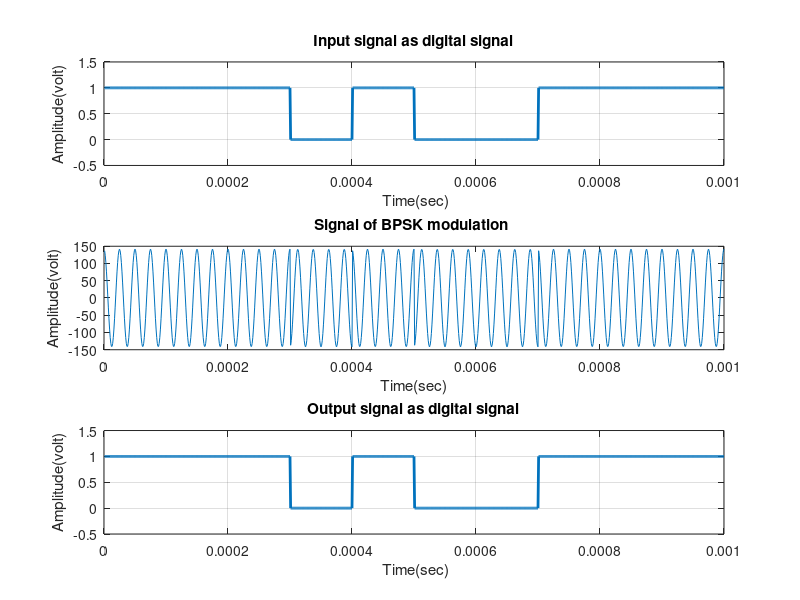

The MATLAB source for this figure:
clc;
clear all;
close all;
% ********************* Define transmitted signal *************************
N=10; % Number of bits , size of transmitted signal x_inp=[x_1 x_2 ... x_N] 
x_inp= round(rand(1,N)); % binary signal 0 or 1 % message to be transmitted 
Tb=0.0001; % bit period (second) 
% ********************* Represent input signal as digital signal ****
x_bit=[]; 
nb=100; % bbit/bit
for n=1:1:N % 
    if x_inp(n)==1 % 
        x_bitt=ones(1,nb);
    else x_inp(n)==0
        x_bitt=zeros(1,nb);
    end
    x_bit=[x_bit x_bitt];
end
t1=Tb/nb:Tb/nb:nb*N*(Tb/nb); % time of the signal 
f1 = figure(1);
set(f1,'color',[1 1 1]);
subplot(3,1,1);
plot(t1,x_bit,'lineWidth',2);grid on;
axis([ 0 Tb*N -0.5 1.5]);
ylabel('Amplitude(volt)');
xlabel(' Time(sec)');
title('Input signal as digital signal');
% ********************* Define BPSK Modulation ****************************
Ac=sqrt(2/Tb); % Amplitude of carrier signal
mc=4; % fc>>fs fc=mc*fs fs=1/Tb
fc=mc*(1/Tb); % carrier frequency for bit 1
fi1=0; % carrier phase for bit 1
fi2=pi; % carrier phase for bit 0
t2=Tb/nb:Tb/nb:Tb; 

t2L=length(t2);
x_mod=[];
for i=1:1:N
    if (x_inp(i)==1)
        x_mod0=Ac*cos(2*pi*fc*t2+fi1);%modulation signal with carrier signal 1
    else
        x_mod0=Ac*cos(2*pi*fc*t2+fi2);%modulation signal with carrier signal 2………
        %put x_mod0=zeros(1,100) to generate BPSK wave
    end
    x_mod=[x_mod x_mod0];
end
t3=Tb/nb:Tb/nb:Tb*N;
subplot(3,1,2);
plot(t3,x_mod);
xlabel('Time(sec)');
ylabel('Amplitude(volt)');
title('Signal of BPSK modulation ');
% ********************* Transmitted signal x ******************************
x=x_mod;
% ********************* Channel model h and w *****************************
h=1; % Fading 
w=10*randn(1,length(x)); % Noise
% ********************* Received signal y *********************************
y=h.*x+w;
% ********************* Define BPSK Demodulation **************************
y_dem=[];
i=1;
for n=t2L:t2L:length(y)
     t=Tb/nb:Tb/nb:Tb;
     c=cos(2*pi*fc*t); % carrier signal 
     y_dem0=c.*y((n-(t2L-1)):n);
     t4=Tb/nb:Tb/nb:Tb;
     z=trapz(t4,y_dem0); % integration 
     store_z(i)=z;
     A_dem=round((2*z/Tb)); 
     store_A_dem(i)=A_dem;
     if(A_dem>0) % logic level = Ac/2
        A=1;
     else
        A=0;
    end
    y_dem=[y_dem A];
    i=i+1;
end
x_out=y_dem; % output signal;
% *************** Represent output signal as digital signal ***************
xx_bit=[];
for n=1:length(x_out)
    if x_out(n)==1
        xx_bitt=ones(1,nb);
    else x_out(n)==0;
        xx_bitt=zeros(1,nb);

    end
    xx_bit=[xx_bit xx_bitt];
end
t4=Tb/nb:Tb/nb:nb*length(x_out)*(Tb/nb);
subplot(3,1,3)
plot(t4,xx_bit,'LineWidth',2);grid on;
axis([ 0 Tb*length(x_out) -0.5 1.5]);
ylabel('Amplitude(volt)');
xlabel(' Time(sec)');
title('Output signal as digital signal');